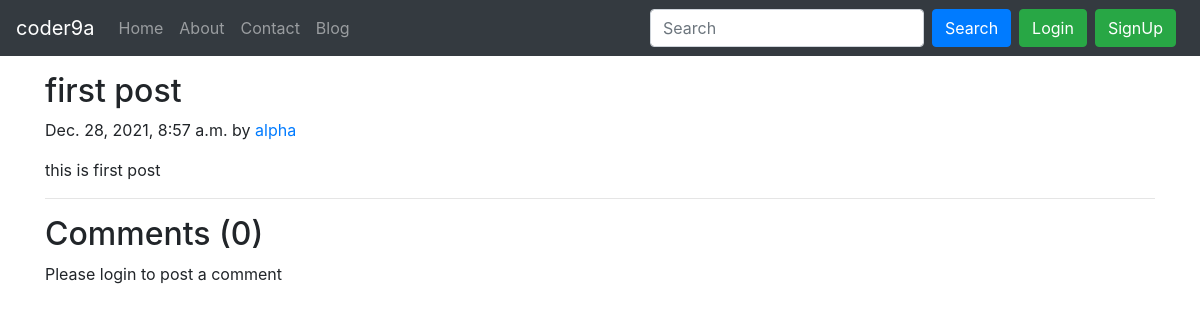
The page /blog/first-post on the database as committed earlier.
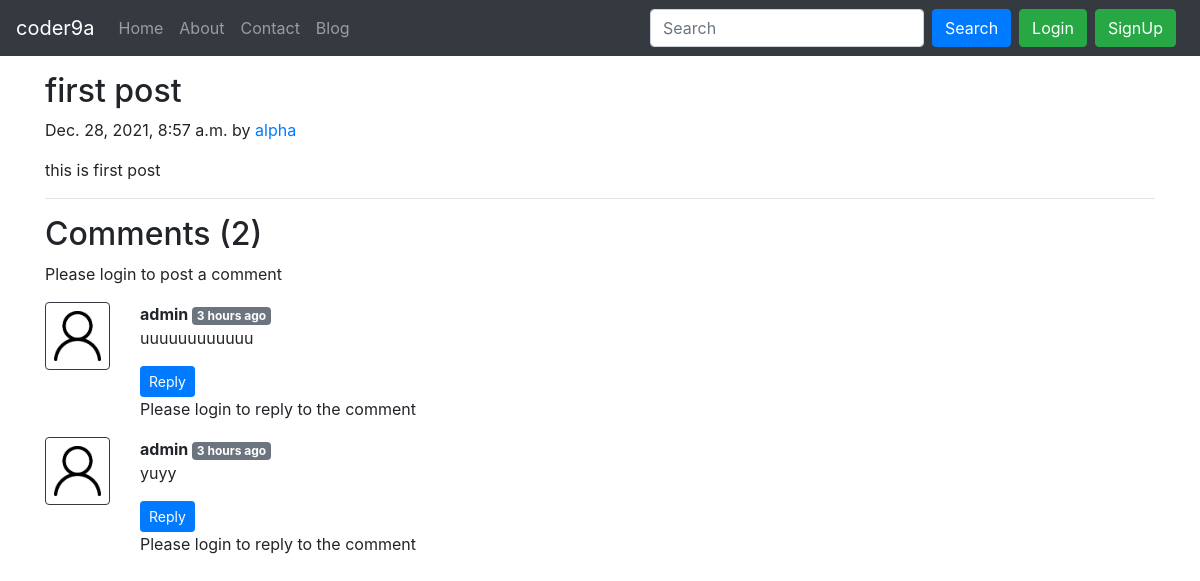
The same page on the database as committed later.
### blog/models.py (models this page shows, shortened)
class BlogComment(models.Model):
    sno = models.AutoField(primary_key=True)
    comment = models.TextField()
    user = models.ForeignKey(User, on_delete=models.CASCADE)
    post = models.ForeignKey(Post, on_delete=models.CASCADE)
    parent = models.ForeignKey('self', on_delete=models.CASCADE, null=True)
    timestamp = models.DateTimeField(default=now)

### blog/views.py (the view)
# urls.py: path('<str:slug>', views.blogPost, name="blogPost"),
def blogPost(request, slug):
    post = Post.objects.filter(slug=slug).first()
    comments = BlogComment.objects.filter(post=post, parent=None)
    replies = BlogComment.objects.filter(post=post).exclude(parent=None)
    replyDict = {}
    for reply in replies:
        if reply.parent.sno not in replyDict.keys():
            replyDict[reply.parent.sno] = [reply]
        else:
            replyDict[reply.parent.sno].append(reply)
    context = {'post': post, 'comments': comments, 'replyDict':replyDict}
    return render(request, "blog/blogpost.html", context)

### blog/templatetags/extras.py (called while the page is built)
@register.filter(name='get_val')
def get_val(dict, key):
    return dict.get(key)

### templates/blog/blogpost.html (shortened to what this page needs)
{% extends 'base.html' %}
{% block body %}
{% load humanize %}
{% load extras %}
<div class="container my-3">
    <h2 class="blog-post-title">{{post.title}}</h2>
    <p class="blog-post-meta">{{post.timeStamp}} by <a href="/about">{{post.author}}</a></p>
    <p>{{post.content}}</p>
    <hr>
</div>
<div class="container">
    <h2> Comments ({{comments.count}})</h2>
    <div class="my-2">
        {% if user.is_authenticated %}
        <form action="/blog/postComment" method="post">
            {% csrf_token %}
            <div class="form-group">
                <label for="exampleInputEmail1">Post Comment </label>
                <input type="text" class="form-control" name="comment" placeholder="Enter comment here">
            </div>
            <input type="hidden" name="postSno" value="{{post.sno}}">
            <button type="submit" class="btn btn-primary">Submit</button>
        </form>
        {% else %}
        Please login to post a comment
        {% endif %}
    </div>
    {% for comment in comments %}
    <div class="row my-3">
        <div class="col-md-1  ">
            <img class="rounded mx-auto d-block w-100 border border-dark p-2" src="/static/img/user.png" alt="user">
        </div>
        <div class="col-md-11 ">
            <b> {{comment.user.username}} </b> <span
                class="badge badge-secondary ">{{comment.timestamp|naturaltime}}</span>
            <p>{{comment.comment}}</p>
            <div class="reply mx-0">
                <button class="btn btn-sm btn-primary" type="button" data-toggle="collapse"
                    data-target="#replyBox{{comment.sno}}" aria-expanded="false"
                    aria-controls="replyBox{{comment.sno}}">
                    Reply
                </button>
                {% if user.is_authenticated %}
                <div class="collapse" id="replyBox{{comment.sno}}">
                    <div class="card card-body my-2">
                        <form action="/blog/postComment" method="post">
                            {% csrf_token %}
                            <div class="form-group">
                                <label for="comment">Post a reply </label>
                                <input type="text" class="form-control" name="comment" placeholder="Enter comment here">
                                <input type="hidden" name="parentSno" value="{{comment.sno}}">
                            </div>
                            <input type="hidden" name="postSno" value="{{post.sno}}">
                            <button type="submit" class="btn btn-primary">Submit</button>
                        </form>
                    </div>
                </div>
                {% else %}
                <br>
                Please login to reply to the comment
                {% endif %}
            </div>
        </div>
    </div>
    {% endfor %}
</div>
{% endblock %}

Rows that differ between the two databases and show on the page:
added BlogComment: user.username "admin", timestamp "3 hours ago", comment "uuuuuuuuuuuu"
added BlogComment: user.username "admin", timestamp "3 hours ago", comment "yuyy"
Other text that changed with them:
{{ comments.count }}: "0" → "2"
